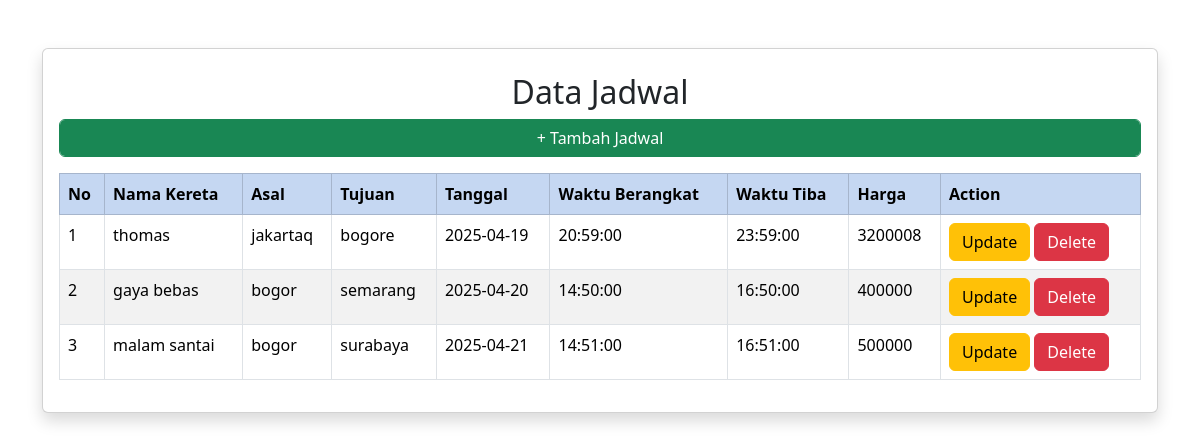
The page /jadwal.php on the database its author committed.
### tables this page shows
CREATE TABLE `jadwal` (
  `id_jadwal` int NOT NULL,
  `id_kereta` int NOT NULL,
  `asal` varchar(150) NOT NULL,
  `tujuan` varchar(150) NOT NULL,
  `tanggal` date NOT NULL,
  `waktu_berangkat` time NOT NULL,
  `waktu_tiba` time NOT NULL,
  `harga` int NOT NULL
);

CREATE TABLE `kereta` (
  `id_kereta` int NOT NULL,
  `nama_kereta` varchar(150) NOT NULL,
  `kelas` enum('ekonomi','vip','bisnis') NOT NULL,
  `kapasitas` int NOT NULL
);

### jadwal.php (the view, shortened to what this page needs)
<!DOCTYPE html>
<html lang="en">
<head>
    <link href="https://cdn.jsdelivr.net/npm/bootstrap@5.3.5/dist/css/bootstrap.min.css" rel="stylesheet">
</head>
<body>
    <div class="container my-5">
        <div class="card shadow">
            <div class="card-body">
    <h2 class="mt-2 mb-2 text-center">Data Jadwal</h2>
    <a href="jadwal_tambah.php" class="mb-3 btn btn-success form-control">+ Tambah Jadwal</a>
    <table class="table table-bordered table-striped">
        <tr class="table-primary">
            <th>No</th>
            <th>Nama Kereta</th>
            <th>Asal</th>
            <th>Tujuan</th>
            <th>Tanggal</th>
            <th>Waktu Berangkat</th>
            <th>Waktu Tiba</th>
            <th>Harga</th>
            <th>Action</th>
        </tr>
        <?php
            $i = 1;
            $query = mysqli_query($koneksi, "SELECT * FROM jadwal LEFT JOIN kereta on kereta.id_kereta = jadwal.id_kereta ");
            while($data = mysqli_fetch_array($query)) {
        ?>
        <tr>
                <td><?php echo $i++; ?></td>
                <td><?php echo $data['nama_kereta']; ?></td>
                <td><?php echo $data['asal']; ?></td>
                <td><?php echo $data['tujuan']; ?></td>
                <td><?php echo $data['tanggal']; ?></td>
                <td><?php echo $data['waktu_berangkat']; ?></td>
                <td><?php echo $data['waktu_tiba']; ?></td>
                <td><?php echo $data['harga']; ?></td>
                <td>
                    <a href="jadwal_ubah.php?ubah_jadwal&id=<?= $data['id_jadwal']; ?>" class="btn btn-warning" >Update</a>
                    <a onclick="return confirm('Apakah Anda Yakin Ingin Menghapus Data Ini')" href="jadwal_hapus.php?hapus_jadwal&id=<?= $data['id_jadwal']; ?>" class="btn btn-danger" >Delete</a>
                </td>
        </tr>
        <?php
            }
        ?>
    </table>
            </div>
        </div>
    </div>
</body>
</html>

### rows shown on the page
jadwal: id_kereta.nama_kereta "thomas", asal "jakartaq", tujuan "bogore", tanggal "2025-04-19", waktu_berangkat "20:59:00", waktu_tiba "23:59:00", harga "3200008"
jadwal: id_kereta.nama_kereta "gaya bebas", asal "bogor", tujuan "semarang", tanggal "2025-04-20", waktu_berangkat "14:50:00", waktu_tiba "16:50:00", harga "400000"
jadwal: id_kereta.nama_kereta "malam santai", asal "bogor", tujuan "surabaya", tanggal "2025-04-21", waktu_berangkat "14:51:00", waktu_tiba "16:51:00", harga "500000"
